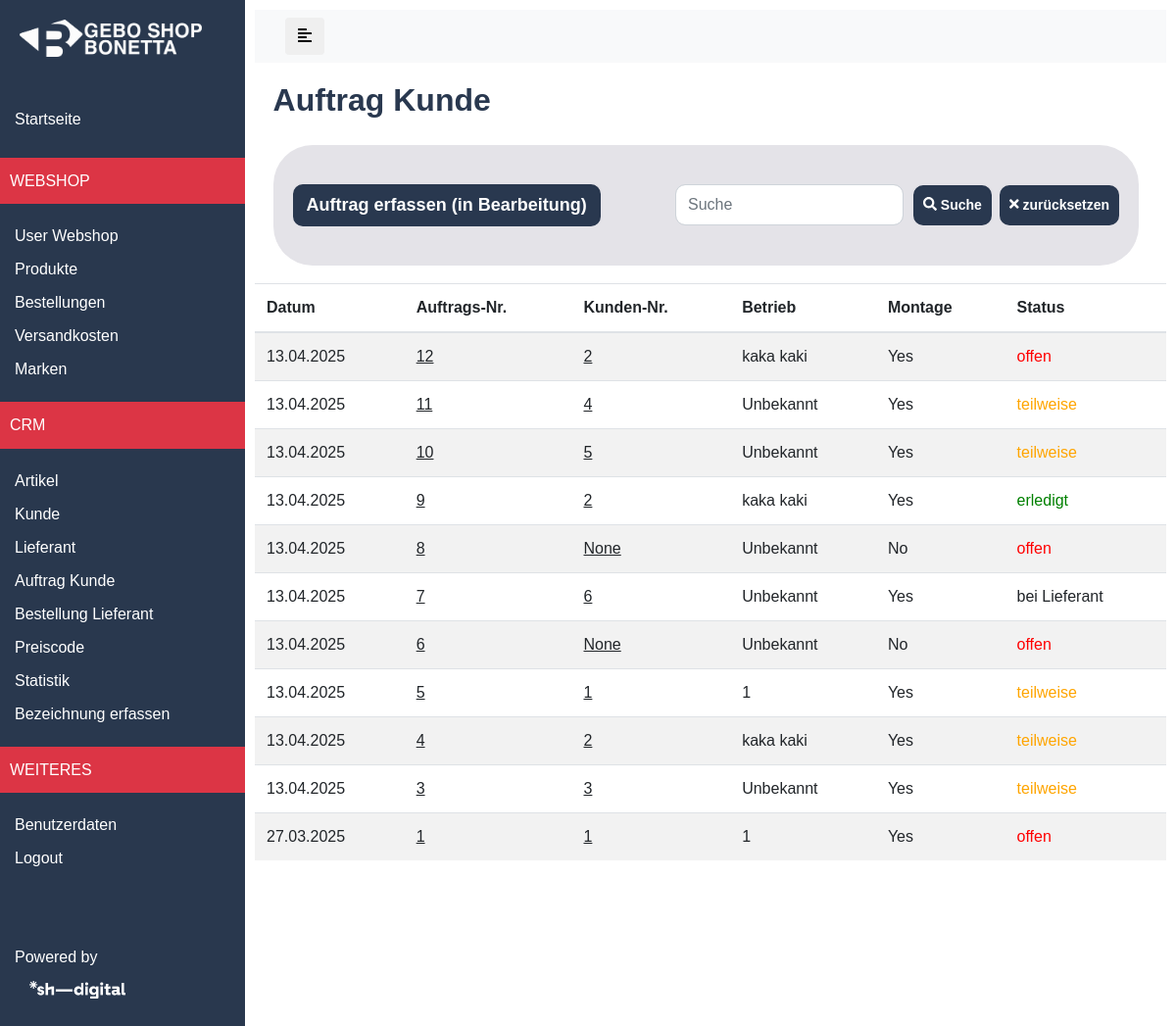
/cms/crm/elemente-bestellungen (signed in), run on the app's committed database.
### store/models.py (models this page shows, shortened)
class Elemente_Bestellungen(models.Model):
    start_date = models.DateTimeField(auto_now_add=True, null=True, blank=True)
    kunden_nr = models.CharField(max_length=255, null=True, blank=True)
    montage = models.CharField(max_length=255, null=True, blank=True)
    status = models.CharField(max_length=20, choices=STATUS_CHOICES, default="offen", verbose_name="Status")
    notizfeld = models.CharField(max_length=500, null=True, blank=True, verbose_name="Notizfeld")
    class Meta:
        ordering = ['id']
        verbose_name = 'Elemente Bestellung'
        verbose_name_plural = 'Elemente Bestellungen'

class Kunde(models.Model):
	user = models.OneToOneField(User, unique=True, related_name ='profile', on_delete=models.CASCADE,null=True, blank=True)
	firmenname = models.CharField(max_length=255, null=True, blank=True)
	rabatt = models.FloatField(null=True, blank=True)
	newsletter = models.BooleanField(null=True, blank=True)
	mobile = models.CharField(max_length=255, null=True, blank=True)
	phone = models.CharField(max_length=255, null=True, blank=True)
	birthday = models.CharField(max_length=255, null=True, blank=True)
	interne_nummer = models.IntegerField(null=True, blank=True)
	email = models.CharField(max_length=255, null=True, blank=True)
	vorname = models.CharField(max_length=255, null=True, blank=True)
	nachname = models.CharField(max_length=255, null=True, blank=True)
	created_at = models.DateTimeField(auto_now_add=True, null=True, blank=True)
	last_service = models.DateTimeField(null=True, blank=True)
	zusatz = models.CharField(max_length=255, null=True, blank=True)
	done = models.BooleanField(default=False)
	class Meta:
		ordering = ['id']
		verbose_name = 'Kunde'
		verbose_name_plural = 'Kunden'

### store/views.py (the view)
# urls.py: path('cms/crm/elemente-bestellungen', views.elemente_bestellungen, name='elemente_bestellungen'),
@staff_member_required
def elemente_bestellungen(request):
    search_query = request.GET.get('search', '')
    if search_query:
        bestellungen = Elemente_Bestellungen.objects.filter(
            Q(id__icontains=search_query)
        ).order_by('-start_date')
    else:
        bestellungen = Elemente_Bestellungen.objects.all().order_by('-start_date')
    bestellungen_list = []
    for bestellung in bestellungen:
        kunde = Kunde.objects.filter(interne_nummer=bestellung.kunden_nr).first()
        bestellungen_list.append({
            "id": bestellung.id,
            "kunden_nr": bestellung.kunden_nr,
            "status": bestellung.status,
            "start_date": bestellung.start_date,
            "montage": bestellung.montage,  # ✅ Ensure montage is included
            "betrieb_person": kunde.firmenname if kunde and kunde.firmenname else f"{kunde.vorname} {kunde.nachname}" if kunde else "Unbekannt",
            "interne_nummer": kunde.interne_nummer if kunde else "1",  # ✅ Added interne_nummer
        })
    context = {
        "bestellungen": bestellungen_list,  # ✅ Pass the updated list to the template
    }
    return render(request, "crm/cms-elemente-bestellungen.html", context)

### store/context_processors.py (called while the page is built)
def extras(request):
	cat_menu = Category.objects.all()
	return {'cat_menu': cat_menu}

def sub_extras(request):
	subcat_menu = Subcategory.objects.all()
	return {
		'subcat_menu': subcat_menu,
		}

def extras_marke(request):
	marke_menu = Marke.objects.all().count()
	return {'marke_menu': marke_menu}

def first_cat(request):
    catquery = Category.objects.order_by('name').first()
    if catquery:  # Check if catquery is not None
        first_cat = catquery.name
    else:
        first_cat = None  # Or a default value if no category exists
    return {'first_cat': first_cat}

### store/templates/crm/cms-elemente-bestellungen.html (shortened to what this page needs)
{% extends 'base-cms.html' %}
{% load static %}
{% load custom_filters %}
{% block content %}
      <div class="flexbox">
        <div class="h2">
          Auftrag Kunde
        </div>
      </div>
      <div class="flexbox flexbox-header" style="display: flex; justify-content: space-between; align-items: center;">
        <a class="btn btn-sm price-code-btn" href="{% url 'store:auftrag_erfassen' %}">
          Auftrag erfassen (in Bearbeitung)
        </a>
        <form class="form-inline d-flex align-items-center" action="{% url 'store:elemente_bestellungen' %}" method="get">
          <div style="display: flex; align-items: center;">
            <div class="search-box" style="margin-right: 10px;">
              <input id="textsuche" class="form-control" type="text" placeholder="Suche" aria-label="Search" name="search">
            </div>
            <button type="submit" class="btn btn-sm suche-btn mr-2">
              <span class="fas fa-search"></span> Suche
            </button>
            <a href="{% url 'store:elemente_bestellungen' %}" class="btn btn-light btn-sm reset-btn">
              <span class="fas fa-times"></span> zurücksetzen
            </a>
          </div>
        </form>
        </div>
    <table class="table table-striped">
        <thead>
            <tr>
                <th>Datum</th>
                <th>Auftrags-Nr.</th>
                <th>Kunden-Nr.</th>
                <th>Betrieb</th>
                <th>Montage</th>
                <th>Status</th>
            </tr>
        </thead>
        <tbody>
            {% for bestellung in bestellungen %}
            <tr>
               <td>{{ bestellung.start_date|date:"d.m.Y" }}</td>
               <td >
                  <a href="{% url 'store:elemente_bestellung_detail' bestellung.interne_nummer bestellung.betrieb_person %}" style="text-decoration: underline !important;">
                      {{ bestellung.id }}
                  </a>
              </td>
              <td>
                <a href="#"
                  style="text-decoration: underline !important;"
                  class="kunde-info-link"
                  data-toggle="modal"
                  data-target="#kundeModal"
                  data-kunde='{
                    "firmenname": "{{ bestellung.betrieb_person|escapejs }}",
                    "vorname": "{{ kunde.vorname|default:''|escapejs }}",
                    "nachname": "{{ kunde.nachname|default:''|escapejs }}",
                    "phone": "{{ kunde.phone|default:''|escapejs }}",
                    "mobile": "{{ kunde.mobile|default:''|escapejs }}",
                    "email": "{{ kunde.email|default:''|escapejs }}",
                    "addresses": [
                    ]
                }'
                >
                  {{ bestellung.kunden_nr }}
                </a>
              </td>
              <td>{{ bestellung.betrieb_person }}</td>
              <td>
                {{ bestellung.montage|yesno:"Yes,No" }}
              </td>
              <td style="
                  {% if bestellung.status == 'offen' %}color: red;
                  {% elif bestellung.status == 'teilweise' %}color: orange;
                  {% elif bestellung.status == 'erledigt' %}color: green;
                  {% endif %}">
                  {{ bestellung.status }}
              </td>
            </tr>
            {% empty %}
            <tr>
                <td colspan="8" style="text-align: center;">Es wurden keine Bestellungen gefunden.</td>
            </tr>
            {% endfor %}
        </tbody>
    </table>
{% endblock %}

### static/css/cms-style.css (style rules this page uses)
html, body { height: 100%; width: 100%; font-family: 'Raleway', sans-serif; --main-menu-white: white; --blue: #29384e; --lightblue: #BFDAF3; --white: #ffffff; --yellow: #ffc107; --grey: #f6f6f6; --lightgrey: #e6e6e6; --darkergrey: #A0A0A0; --green: #3AAFA9; --muted: #999999; --hellblau: #ebf5ff; }
a, a:hover, a:focus { color: inherit; text-decoration: none; -webkit-transition: all 0.3s; -o-transition: all 0.3s; transition: all 0.3s; }
.flexbox { width: 95%; margin: 2%; }
.flexbox { display: -webkit-box; display: -ms-flexbox; display: flex; -webkit-box-orient: horizontal; -webkit-box-direction: normal; -ms-flex-direction: row; flex-direction: row; -ms-flex-wrap: wrap; flex-wrap: wrap; -webkit-box-align: stretch; -ms-flex-align: stretch; align-items: stretch; -webkit-box-pack: justify; -ms-flex-pack: justify; justify-content: space-between; }

### store/templates/crm/cms-elemente-bestellungen.html (style rules this page uses)
.flexbox { align-items: center; border-radius: 40px; }
.price-code-btn { background-color: #29384f; border-color: #29384f; border-width: 2px; font-weight: 600 !important; padding: .375rem .75rem; font-size: 18px; color: #fff; transition: .3s all; border-radius: 10px; }
.form-control { padding: .5rem .75rem; font-size: 1rem; }
#textsuche { border-radius: 10px; }
.suche-btn, .reset-btn { background-color: #29384f; border: 2px solid #29384f !important; padding: 8px; font-weight: 600; color: #fff; border-radius: 10px; transition: .3s all; }
.flexbox-header { padding: 40px 20px; background-color: #e4e3e8; }
.flexbox .h2 { color: #29384f; font-weight: 800; }

### data on the page
Elemente_Bestellungen: start_date "13.04.2025", montage "Yes", status "offen"
Kunde: betrieb_person "kaka kaki" "kaka kaki" "kaka kaki"
Elemente_Bestellungen: start_date "13.04.2025", status "teilweise"
Elemente_Bestellungen: start_date "13.04.2025", status "teilweise"
Elemente_Bestellungen: start_date "13.04.2025", montage "Yes", status "erledigt"
Elemente_Bestellungen: start_date "13.04.2025", status "offen"
Elemente_Bestellungen: start_date "13.04.2025", montage "Yes", status "bei Lieferant"
Elemente_Bestellungen: start_date "13.04.2025", status "offen"
Elemente_Bestellungen: start_date "13.04.2025", montage "Yes", status "teilweise"
Elemente_Bestellungen: start_date "13.04.2025", montage "Yes", status "teilweise"
Elemente_Bestellungen: start_date "13.04.2025", montage "Yes", status "teilweise"
Elemente_Bestellungen: start_date "27.03.2025", montage "Yes", status "offen"

### other printed values
{{ bestellung.id }} "12" "11" "10" "9" "8" "7" "6" "5" "4" "3" "1"
{{ bestellung.kunden_nr }} "2" "4" "5" "2" "None" "6" "None" "1" "2" "3" "1"
{{ bestellung.betrieb_person }} "Unbekannt" "Unbekannt" "Unbekannt" "Unbekannt" "Unbekannt" "1" "Unbekannt" "1"
{{ bestellung.montage|yesno:"Yes,No" }} "Yes" "Yes" "No" "No"
